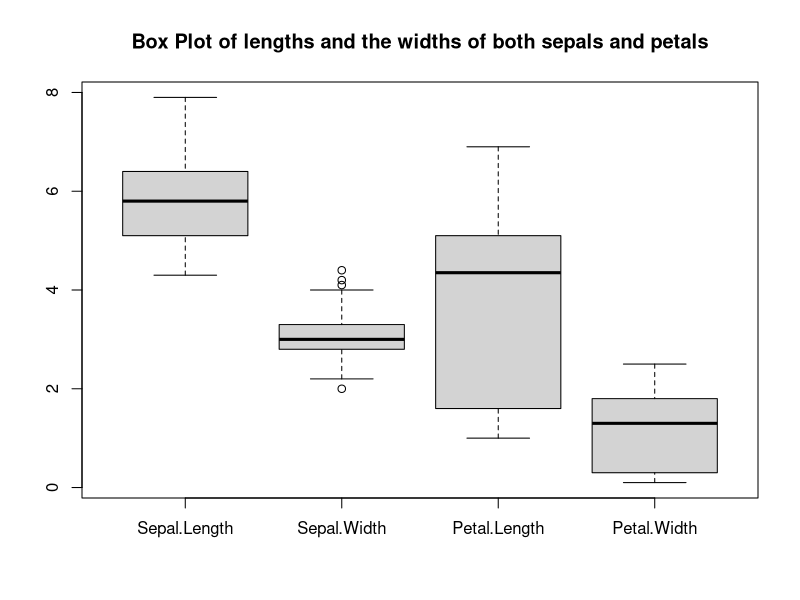
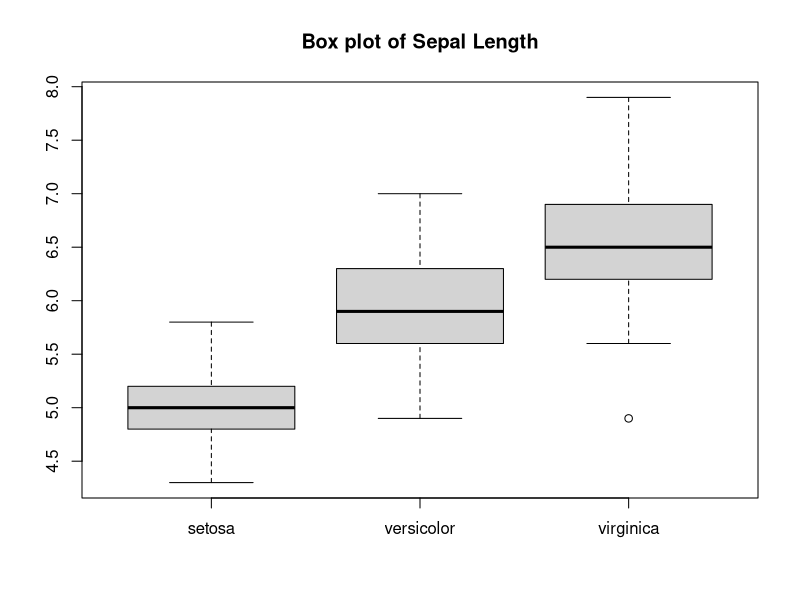
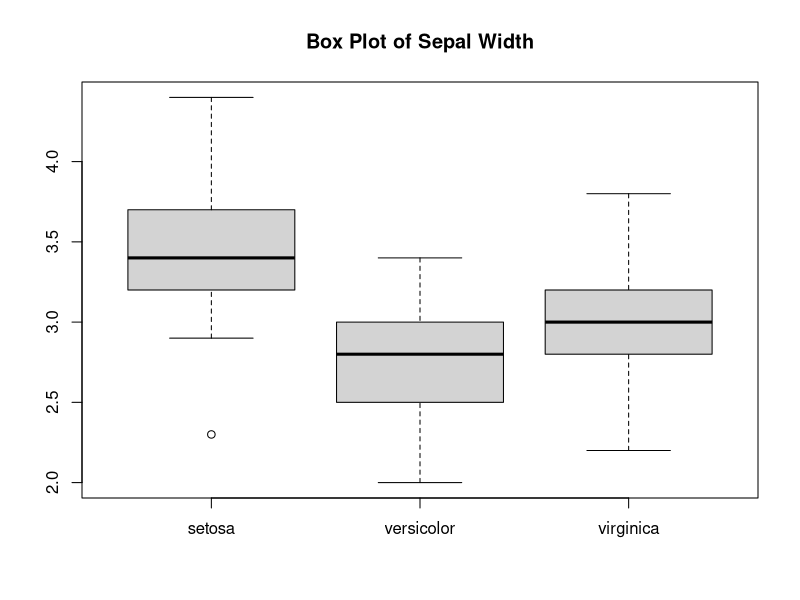
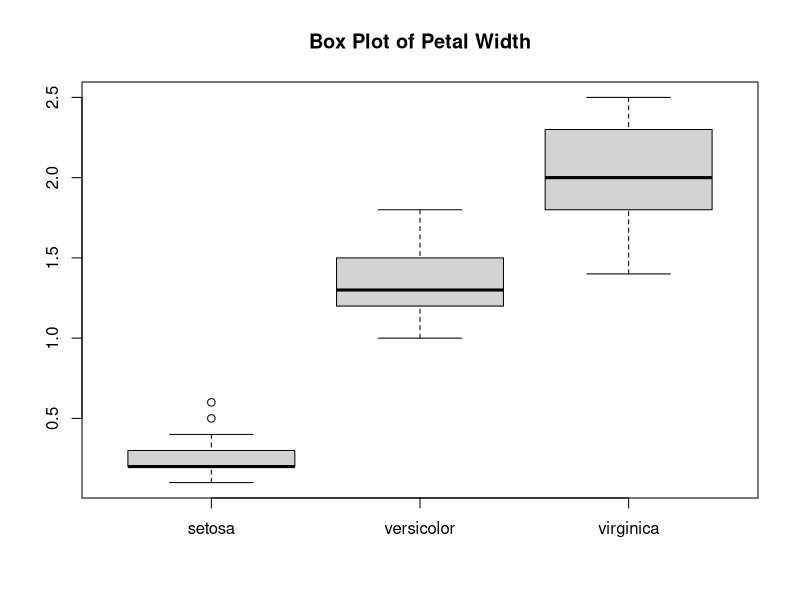
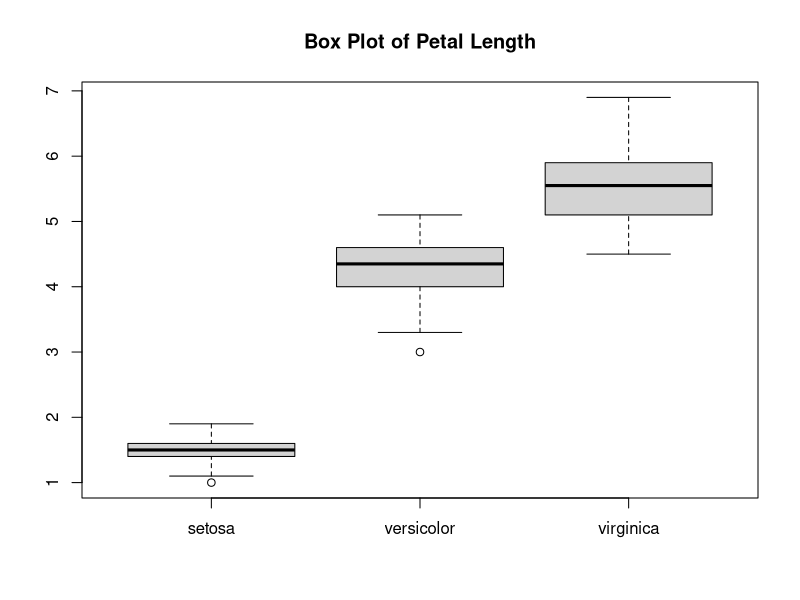
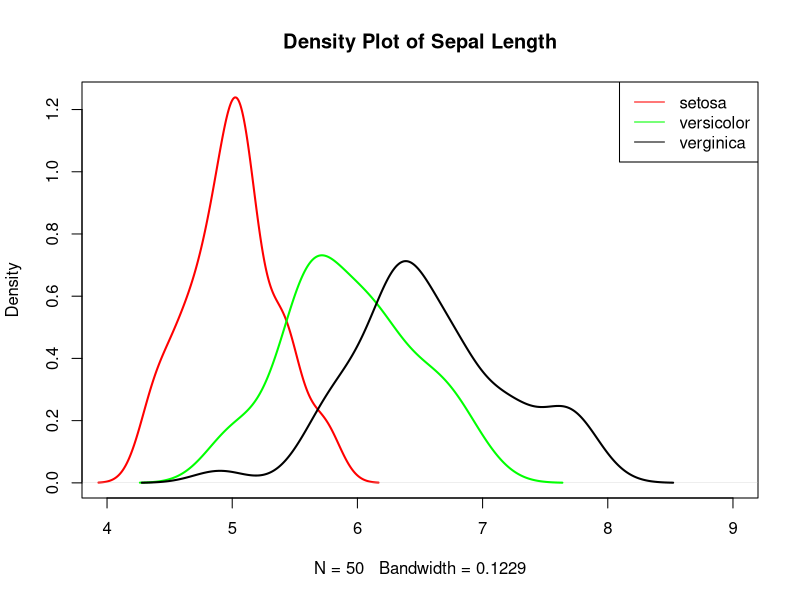
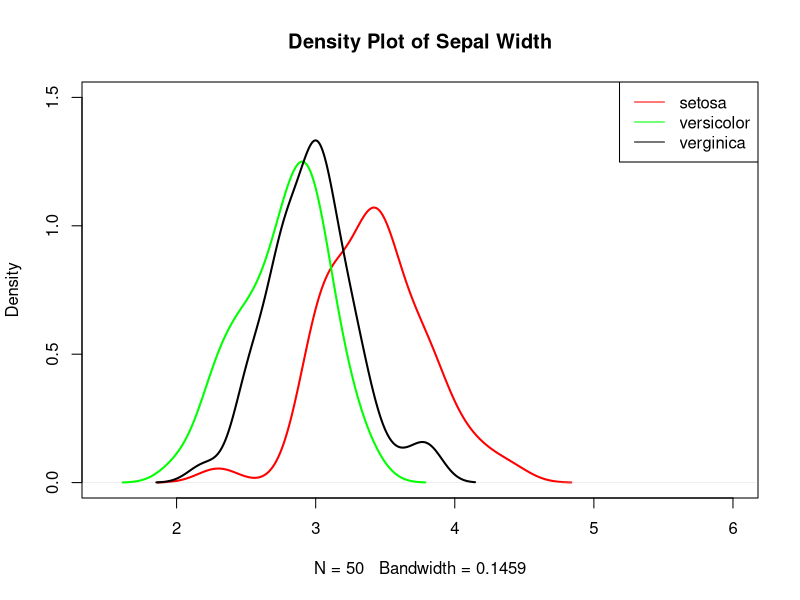
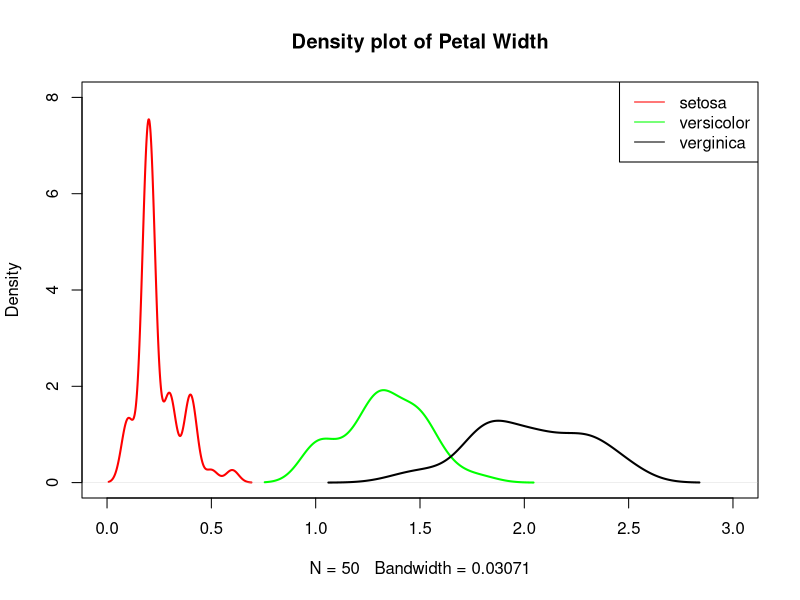

Write the R code that produced these figures, in order.
## ---- chunk 1
knitr::opts_chunk$set(warning = TRUE, echo = FALSE)
## ---- chunk 2
View(iris) # show as a spreadsheet
## ---- chunk 3
class(iris) # show the data type
## ---- chunk 4
head(iris) # first few rows
## ---- chunk 5
str(iris)
## ---- chunk 6
summary(iris)
## ---- chunk 7
boxplot(iris[1:4],main='Box Plot of lengths and the widths of both sepals and petals')
## ---- chunk 8
data<-iris
d1<-data$Sepal.Length[data$Species=='setosa']
d2<-data$Sepal.Length[data$Species=='versicolor']
d3<-data$Sepal.Length[data$Species=='virginica']
sl<-data.frame(setosa=d1,versicolor=d2,virginica=d3)
boxplot(sl, main='Box plot of Sepal Length')
## ---- chunk 9
data<-iris
a1<-data$Sepal.Width[data$Species=='setosa']
a2<-data$Sepal.Width[data$Species=='versicolor']
a3<-data$Sepal.Width[data$Species=='virginica']
sw<-data.frame(setosa=a1,versicolor=a2,virginica=a3)
boxplot(sw, main='Box Plot of Sepal Width')
## ---- chunk 10
data<-iris
b1<-data$Petal.Width[data$Species=='setosa']
b2<-data$Petal.Width[data$Species=='versicolor']
b3<-data$Petal.Width[data$Species=='virginica']
sw<-data.frame(setosa=b1,versicolor=b2,virginica=b3)
boxplot(sw, main='Box Plot of Petal Width')
## ---- chunk 11
data<-iris
c1<-data$Petal.Length[data$Species=='setosa']
c2<-data$Petal.Length[data$Species=='versicolor']
c3<-data$Petal.Length[data$Species=='virginica']
sw<-data.frame(setosa=c1,versicolor=c2,virginica=c3)
boxplot(sw, main='Box Plot of Petal Length')
## ---- chunk 12
#bivariate table
iris$Sepal.Length.Intervals<-cut(iris$Sepal.Length,breaks = c(4,4.5,5,5.5,6,6.5,7,7.5,8),labels=c('4-4.5','4.5-5','5-5.5','5.5-6','6-6.5','6.5-7','7-7.5','7.5-8'))
table(iris$Species,iris$Sepal.Length.Intervals)
## ---- chunk 13
iris$Sepal.Width.Intervals<-cut(iris$Sepal.Width,breaks = c(1.5,2,2.5,3,3.5,4,4.5),
                                 labels=c('1.5-2','2-2.5','2.5-3','3-3.5','3.5-4','4-4.5'))
table(iris$Species,iris$Sepal.Width.Intervals)
## ---- chunk 14
iris$Petal.Width.Intervals<-cut(iris$Petal.Width,breaks = c(0,0.5,1,1.5,2,2.5),
                                labels=c('0-0.5','0.5-1','1-1.5','1.5-2','2-2.5'))
table(iris$Species,iris$Petal.Width.Intervals)
## ---- chunk 15
iris$Petal.Length.Intervals<-cut(iris$Petal.Length,breaks = c(0.5,1,1.5,2,2.5,3,3.5,4,4.5,5,5.5,6,6.5,7,7.5),
                                labels=c('0.5-1','1-1.5','1.5-2','2-2.5','2.5-3','3-3.5','3.5-4','4-4.5','4.5-5','5-5.5','5.5-6','6-6.5','6.5-7','7-7.5'))
table(iris$Species,iris$Petal.Length.Intervals)
## ---- chunk 16
#density of sepal length
plot(density(d1),lwd=2,col='red',xlim=c(4,9),main='Density Plot of Sepal Length')
lines(density(d2),col='green',lwd=2)
lines(density(d3),lwd=2)
legend('topright',col=c('red','green','black'),lty=c(1,1,1),legend=c('setosa','versicolor','verginica'))
## ---- chunk 17
#density of sepal width
plot(density(a1),col='red',xlim=c(1.5,6),main='Density Plot of Sepal Width',ylim=c(0,1.5),lwd=2)
lines(density(a2),col='green',lwd=2)
lines(density(a3),lwd=2)
legend('topright',col=c('red','green','black'),lty=c(1,1,1),legend=c('setosa','versicolor','verginica'))
## ---- chunk 18
#density of petal width
plot(density(b1),col='red',xlim=c(0,3),main='Density plot of Petal Width',ylim=c(0,8),lwd=2)
lines(density(b2),col='green',lwd=2)
lines(density(b3),lwd=2)
legend('topright',col=c('red','green','black'),lty=c(1,1,1),legend=c('setosa','versicolor','verginica'))
## ---- chunk 19
#density of petal length
plot(density(c1),col='red',xlim=c(0.5,8),main ='Density plot of Petal Length',ylim=c(0,3),lwd=2)
lines(density(c2),col='green',lwd=2)
lines(density(c3),lwd=2)
legend('topright',col=c('red','green','black'),lty=c(1,1,1),legend=c('setosa','versicolor','verginica'))
## ---- chunk 20
#plot of petal length and petal width
par(mfrow=c(1,1))
plot(iris$Petal.Length, iris$Petal.Width, pch=19, col=c("gold1","red4","hotpink")[unclass(iris$Species)], main="Scatter Plot of Petal Length and Width", xlab='Petal Length' , ylab='Petal Width')
legend('topleft',col=c("gold1","red4","hotpink"),pch=19,legend = c('setosa','versicolor','verginica'))
## ---- chunk 21
#plot of sepal length and sepal width
par(mfrow=c(1,1))
plot(iris$Sepal.Length, iris$Sepal.Width, pch=19, col=c("gold1","red4","hotpink")[unclass(iris$Species)], main="Fig 1.8 Scatter Plot of Sepal Length and Width",xlim = c(3,8),xlab='Sepal Length' , ylab='Sepal Width')
legend('topleft',col=c("gold1","red4","hotpink"),pch=19,legend = c('setosa','versicolor','verginica'))

